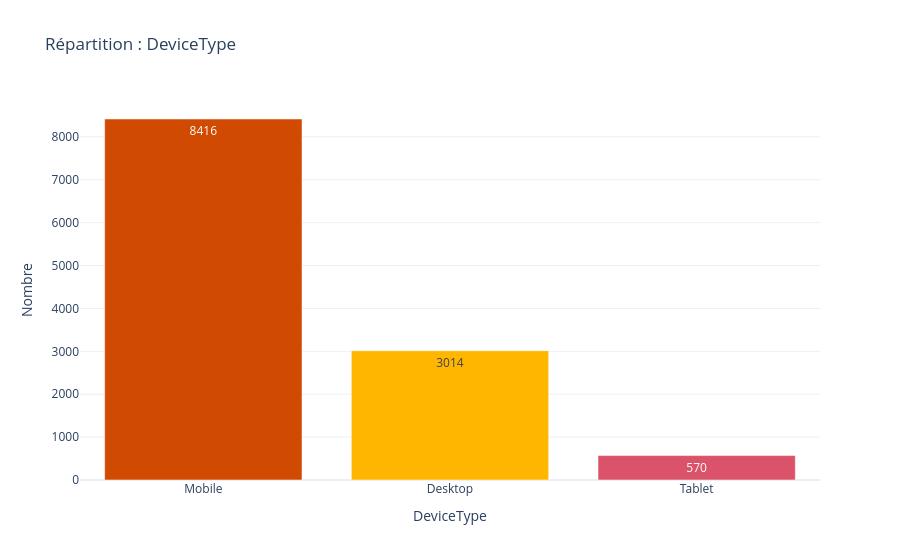
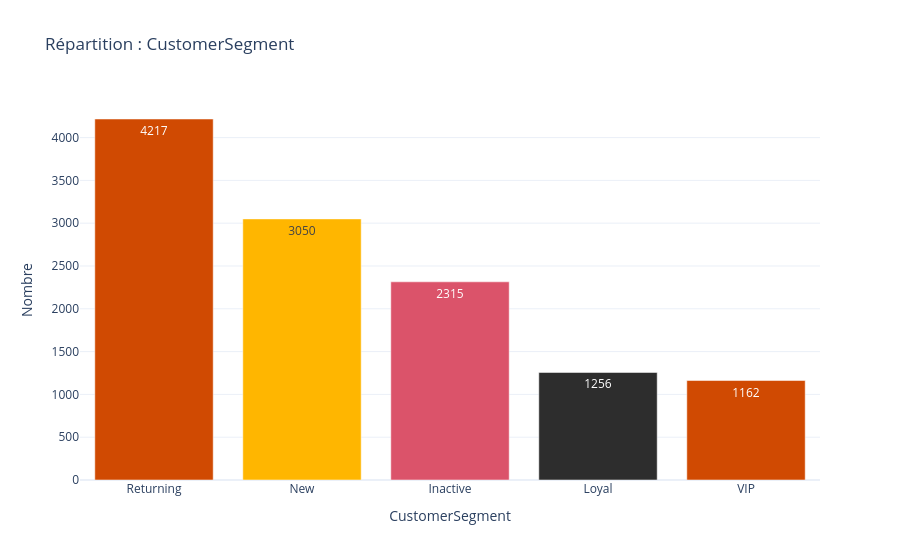
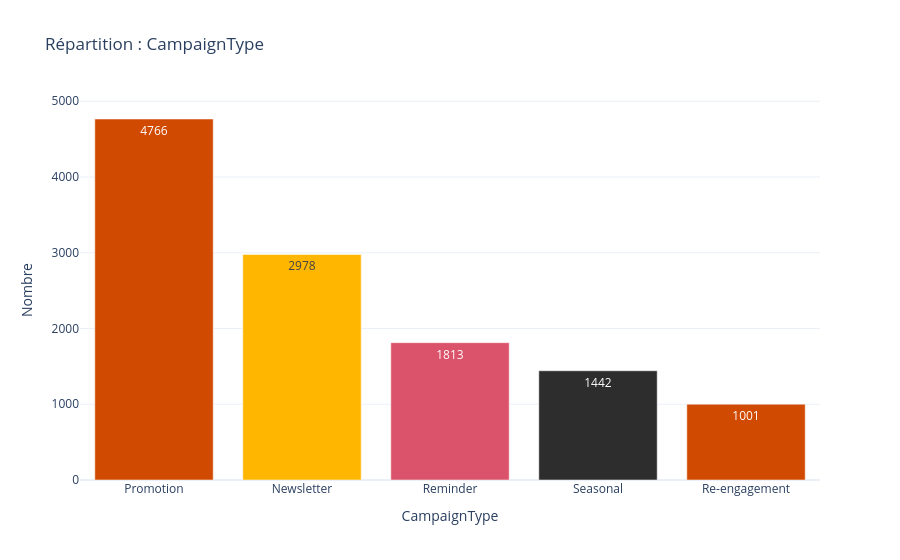

Write notebook code for charts like these, in order.
### Markdown cell above
2 Analyseunivariée pour chaque variable quantitative/qualitative

### Code cell
# Config globale
sns.set_theme(style="whitegrid", context="talk", font_scale=0.9)

# Identification des variables quantitatives et qualitatives
quantitative_vars = ['SendHour', 'AudienceSize', 'OpenRate', 'ClickRate', 'ConversionRate']
qualitative_vars = ['DeviceType', 'CustomerSegment', 'CampaignType']
# Analyse des variables quantitatives
for col in quantitative_vars:
    df[col] = pd.to_numeric(df[col], errors='coerce')
    print(f" Stats pour {col}")
    print(df[col].describe())

    # Création figure & 2 sous-graphes
    fig, (ax_hist, ax_box) = plt.subplots(1, 2, figsize=(12, 4))
    
    # couleur
    color = "#FFB600"

    # Histogramme
    sns.histplot(df[col].dropna(), kde=True, color=color, ax=ax_hist)
    ax_hist.set(title=f'Distribution : {col}', xlabel=col)
    
    # Boxplot
    sns.boxplot(x=df[col], color=color, width=0.5, ax=ax_box)
    ax_box.set(title=f'Boxplot : {col}', xlabel=col)
    
    # Ajout médiane
    med = df[col].median()
    ax_box.axvline(med, color='#2D2D2D', linestyle='--', linewidth=1)
    ax_box.text(med, 0.1, f' Med: {med:.2f}', color='#2D2D2D', ha='left', fontsize=12,
                transform=ax_box.get_xaxis_transform())

    sns.despine()
    plt.tight_layout()
    plt.show()

# Analyse des variables qualitatives
for col in qualitative_vars:
    print(f"\nRépartition : {col}")
    
    # Préparation des données pour Plotly
    df_counts = df[col].value_counts().reset_index()
    df_counts.columns = [col, 'Count']
    
    # Graphique interactif
    fig = px.bar(df_counts, x=col, y='Count',
                 title=f'Répartition : {col}',
                 text_auto=True,
                 color=col,
                 color_discrete_sequence=["#D04A02", "#FFB600", "#DB536A", "#2D2D2D"])
    # #mise en forme
    fig.update_layout(showlegend=False, 
                      template="plotly_white",
                      xaxis_title=col,
                      yaxis_title="Nombre")
    
    fig.show()

### Figure 1 — Plotly figure (JSON) as saved in the notebook; plotly's stock layout.template omitted (floating-point values rounded to 4 significant figures)
{"data": [{"alignmentgroup": "True", "hovertemplate": "DeviceType=%{x}<br>Count=%{y}<extra></extra>", "legendgroup": "Mobile", "marker": {"color": "#D04A02", "pattern": {"shape": ""}}, "name": "Mobile", "offsetgroup": "Mobile", "orientation": "v", "showlegend": true, "textposition": "auto", "texttemplate": "%{y}", "type": "bar", "x": ["Mobile"], "xaxis": "x", "y": [8416], "yaxis": "y"}, {"alignmentgroup": "True", "hovertemplate": "DeviceType=%{x}<br>Count=%{y}<extra></extra>", "legendgroup": "Desktop", "marker": {"color": "#FFB600", "pattern": {"shape": ""}}, "name": "Desktop", "offsetgroup": "Desktop", "orientation": "v", "showlegend": true, "textposition": "auto", "texttemplate": "%{y}", "type": "bar", "x": ["Desktop"], "xaxis": "x", "y": [3014], "yaxis": "y"}, {"alignmentgroup": "True", "hovertemplate": "DeviceType=%{x}<br>Count=%{y}<extra></extra>", "legendgroup": "Tablet", "marker": {"color": "#DB536A", "pattern": {"shape": ""}}, "name": "Tablet", "offsetgroup": "Tablet", "orientation": "v", "showlegend": true, "textposition": "auto", "texttemplate": "%{y}", "type": "bar", "x": ["Tablet"], "xaxis": "x", "y": [570], "yaxis": "y"}], "layout": {"barmode": "relative", "legend": {"title": {"text": "DeviceType"}, "tracegroupgap": 0}, "showlegend": false, "title": {"text": "Répartition : DeviceType"}, "xaxis": {"anchor": "y", "categoryarray": ["Mobile", "Desktop", "Tablet"], "categoryorder": "array", "domain": [0, 1], "title": {"text": "DeviceType"}}, "yaxis": {"anchor": "x", "domain": [0, 1], "title": {"text": "Nombre"}}}}

### Figure 2 — Plotly figure (JSON) as saved in the notebook; plotly's stock layout.template omitted (floating-point values rounded to 4 significant figures)
{"data": [{"alignmentgroup": "True", "hovertemplate": "CustomerSegment=%{x}<br>Count=%{y}<extra></extra>", "legendgroup": "Returning", "marker": {"color": "#D04A02", "pattern": {"shape": ""}}, "name": "Returning", "offsetgroup": "Returning", "orientation": "v", "showlegend": true, "textposition": "auto", "texttemplate": "%{y}", "type": "bar", "x": ["Returning"], "xaxis": "x", "y": [4217], "yaxis": "y"}, {"alignmentgroup": "True", "hovertemplate": "CustomerSegment=%{x}<br>Count=%{y}<extra></extra>", "legendgroup": "New", "marker": {"color": "#FFB600", "pattern": {"shape": ""}}, "name": "New", "offsetgroup": "New", "orientation": "v", "showlegend": true, "textposition": "auto", "texttemplate": "%{y}", "type": "bar", "x": ["New"], "xaxis": "x", "y": [3050], "yaxis": "y"}, {"alignmentgroup": "True", "hovertemplate": "CustomerSegment=%{x}<br>Count=%{y}<extra></extra>", "legendgroup": "Inactive", "marker": {"color": "#DB536A", "pattern": {"shape": ""}}, "name": "Inactive", "offsetgroup": "Inactive", "orientation": "v", "showlegend": true, "textposition": "auto", "texttemplate": "%{y}", "type": "bar", "x": ["Inactive"], "xaxis": "x", "y": [2315], "yaxis": "y"}, {"alignmentgroup": "True", "hovertemplate": "CustomerSegment=%{x}<br>Count=%{y}<extra></extra>", "legendgroup": "Loyal", "marker": {"color": "#2D2D2D", "pattern": {"shape": ""}}, "name": "Loyal", "offsetgroup": "Loyal", "orientation": "v", "showlegend": true, "textposition": "auto", "texttemplate": "%{y}", "type": "bar", "x": ["Loyal"], "xaxis": "x", "y": [1256], "yaxis": "y"}, {"alignmentgroup": "True", "hovertemplate": "CustomerSegment=%{x}<br>Count=%{y}<extra></extra>", "legendgroup": "VIP", "marker": {"color": "#D04A02", "pattern": {"shape": ""}}, "name": "VIP", "offsetgroup": "VIP", "orientation": "v", "showlegend": true, "textposition": "auto", "texttemplate": "%{y}", "type": "bar", "x": ["VIP"], "xaxis": "x", "y": [1162], "yaxis": "y"}], "layout": {"barmode": "relative", "legend": {"title": {"text": "CustomerSegment"}, "tracegroupgap": 0}, "showlegend": false, "title": {"text": "Répartition : CustomerSegment"}, "xaxis": {"anchor": "y", "categoryarray": ["Returning", "New", "Inactive", "Loyal", "VIP"], "categoryorder": "array", "domain": [0, 1], "title": {"text": "CustomerSegment"}}, "yaxis": {"anchor": "x", "domain": [0, 1], "title": {"text": "Nombre"}}}}

### Figure 3 — Plotly figure (JSON) as saved in the notebook; plotly's stock layout.template omitted (floating-point values rounded to 4 significant figures)
{"data": [{"alignmentgroup": "True", "hovertemplate": "CampaignType=%{x}<br>Count=%{y}<extra></extra>", "legendgroup": "Promotion", "marker": {"color": "#D04A02", "pattern": {"shape": ""}}, "name": "Promotion", "offsetgroup": "Promotion", "orientation": "v", "showlegend": true, "textposition": "auto", "texttemplate": "%{y}", "type": "bar", "x": ["Promotion"], "xaxis": "x", "y": [4766], "yaxis": "y"}, {"alignmentgroup": "True", "hovertemplate": "CampaignType=%{x}<br>Count=%{y}<extra></extra>", "legendgroup": "Newsletter", "marker": {"color": "#FFB600", "pattern": {"shape": ""}}, "name": "Newsletter", "offsetgroup": "Newsletter", "orientation": "v", "showlegend": true, "textposition": "auto", "texttemplate": "%{y}", "type": "bar", "x": ["Newsletter"], "xaxis": "x", "y": [2978], "yaxis": "y"}, {"alignmentgroup": "True", "hovertemplate": "CampaignType=%{x}<br>Count=%{y}<extra></extra>", "legendgroup": "Reminder", "marker": {"color": "#DB536A", "pattern": {"shape": ""}}, "name": "Reminder", "offsetgroup": "Reminder", "orientation": "v", "showlegend": true, "textposition": "auto", "texttemplate": "%{y}", "type": "bar", "x": ["Reminder"], "xaxis": "x", "y": [1813], "yaxis": "y"}, {"alignmentgroup": "True", "hovertemplate": "CampaignType=%{x}<br>Count=%{y}<extra></extra>", "legendgroup": "Seasonal", "marker": {"color": "#2D2D2D", "pattern": {"shape": ""}}, "name": "Seasonal", "offsetgroup": "Seasonal", "orientation": "v", "showlegend": true, "textposition": "auto", "texttemplate": "%{y}", "type": "bar", "x": ["Seasonal"], "xaxis": "x", "y": [1442], "yaxis": "y"}, {"alignmentgroup": "True", "hovertemplate": "CampaignType=%{x}<br>Count=%{y}<extra></extra>", "legendgroup": "Re-engagement", "marker": {"color": "#D04A02", "pattern": {"shape": ""}}, "name": "Re-engagement", "offsetgroup": "Re-engagement", "orientation": "v", "showlegend": true, "textposition": "auto", "texttemplate": "%{y}", "type": "bar", "x": ["Re-engagement"], "xaxis": "x", "y": [1001], "yaxis": "y"}], "layout": {"barmode": "relative", "legend": {"title": {"text": "CampaignType"}, "tracegroupgap": 0}, "showlegend": false, "title": {"text": "Répartition : CampaignType"}, "xaxis": {"anchor": "y", "categoryarray": ["Promotion", "Newsletter", "Reminder", "Seasonal", "Re-engagement"], "categoryorder": "array", "domain": [0, 1], "title": {"text": "CampaignType"}}, "yaxis": {"anchor": "x", "domain": [0, 1], "title": {"text": "Nombre"}}}}
